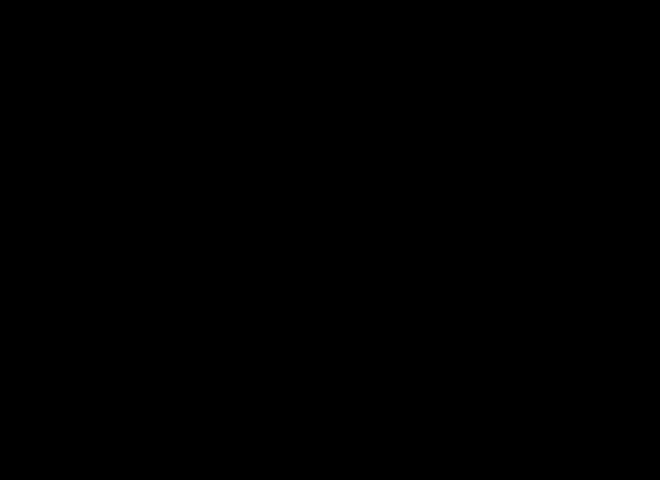
Frame 1 (no input)
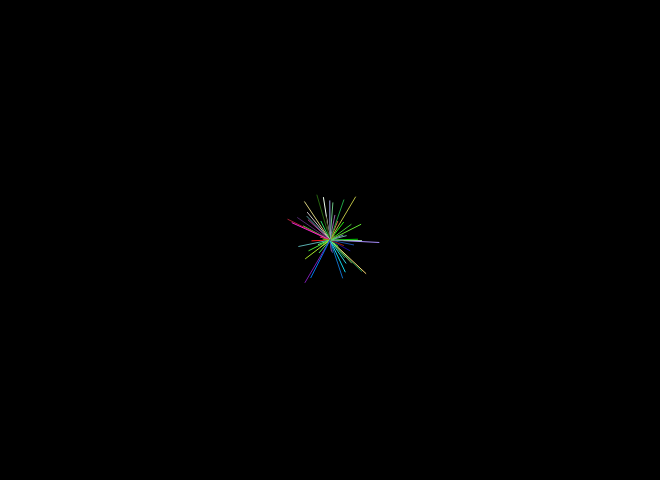
Frame 60 (no input)
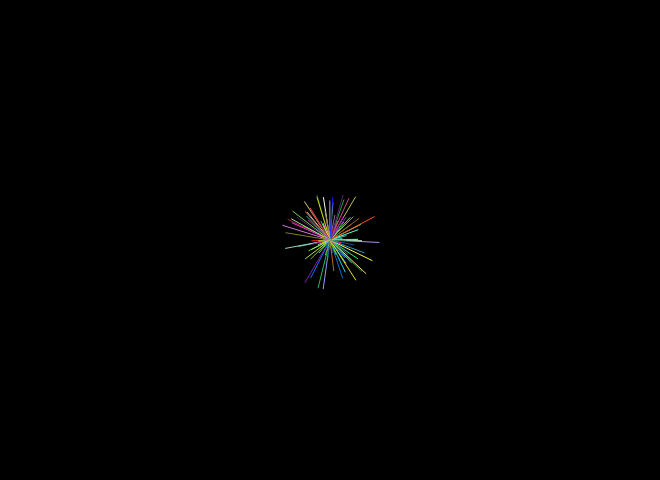
Frame 120 (the mouse pressed at the canvas centre since frame 60)

The p5.js sketch that drew these frames (run headless with seeded random() and noise() and a simulated clock; from frame 60 on, the mouse is pressed at the canvas centre):

// p5.js sketch
// ── sketch.js
//program to use some maths

var x,y,r,theta,tox,toy;
var cr,cg,cb;
function setup() {
	createCanvas(660, 480);
	background(0);
	x = width/2;
	y = height/2;
	r = 100;
	theta = 0;
	cr = 0;
	cg = 0;
	cb = 0;
}

function draw() 
{
	stroke(cr,cg,cb);
	tox = x+r*sin(toRadian(theta));
	toy = y+r*cos(toRadian(theta));
	line(x,y,tox,toy);
	theta+=random(1,10);
	r = random(1,50);
	changeColor();
}

function toRadian(deg)
{
	var temp = (PI/180)*deg;
	return temp;
}

function distance(x1,y1,x2,y2)
{
	var temp = sqrt((x1-x2)*(x1-x2)+(y1-y2)*(y1-y2));
	return temp;
}

function changeColor()
{
	cr = random(0,255);
	cg = random(0,255);
	cb = random(0,255);
}
